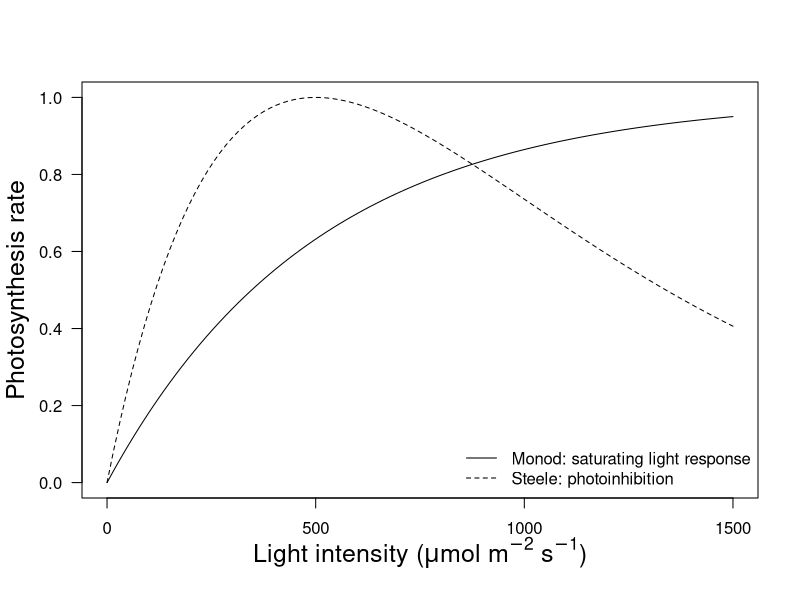
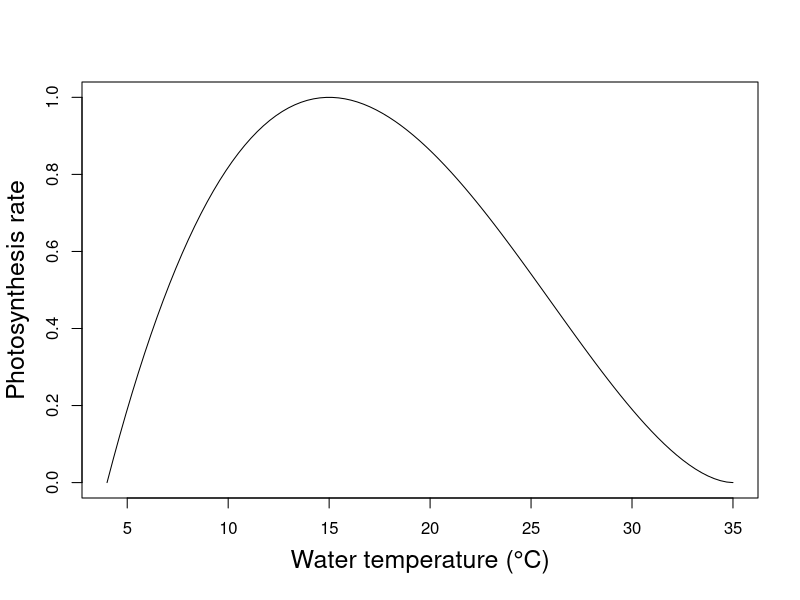

These figures' R source, in order:

f <- function(par, I_K){
  y = 1 - exp(-(par/I_K))
}
I_K = 500

f1 <- function(par, I_S){
  y = (par/I_S) * exp(1 - (par/I_S))
}
I_S = 500

jpeg("./HABs-ABM/light_eqs_EFI.jpeg", res = 300, width = 5, height = 3.5, units = "in")
par(cex.lab = 1.5, mgp = c(2.7,1,0))
curve(f(x,I_K = I_K),from=0, to=1500,ylab='Photosynthesis rate',xlab = expression(paste("Light intensity"," (",mu,"mol ",m^-2," ",s^-1,")")),ylim = c(0,1), yaxt="n")
axis(2, las = 2)
curve(f1(x,I_S = I_S),from=0, to=1500, add = TRUE, lty = 2)
legend("bottomright", lty = c(1,2), legend = c("Monod: saturating light response","Steele: photoinhibition"),bty = "n")
dev.off()

f2 <- function(x,Tmin,Topt,Tmax){
  y = ((x - Tmin) / (Topt - Tmin)) *((Tmax - x) / (Tmax - Topt)) ^((Tmax - Topt) / (Topt - Tmin))
}
Tmin = 4
Topt = 15
Tmax = 35

jpeg("./HABs-ABM/temp_eq_EFI.jpeg", res = 300, width = 5, height = 3.5, units = "in")
par(cex.lab = 1.5, mgp = c(2.7,1,0))
curve(f2(x,Tmin=Tmin,Topt=Topt,Tmax=Tmax),from=4, to=35,ylab='Photosynthesis rate',xlab = 'Water temperature (°C)')
dev.off()

